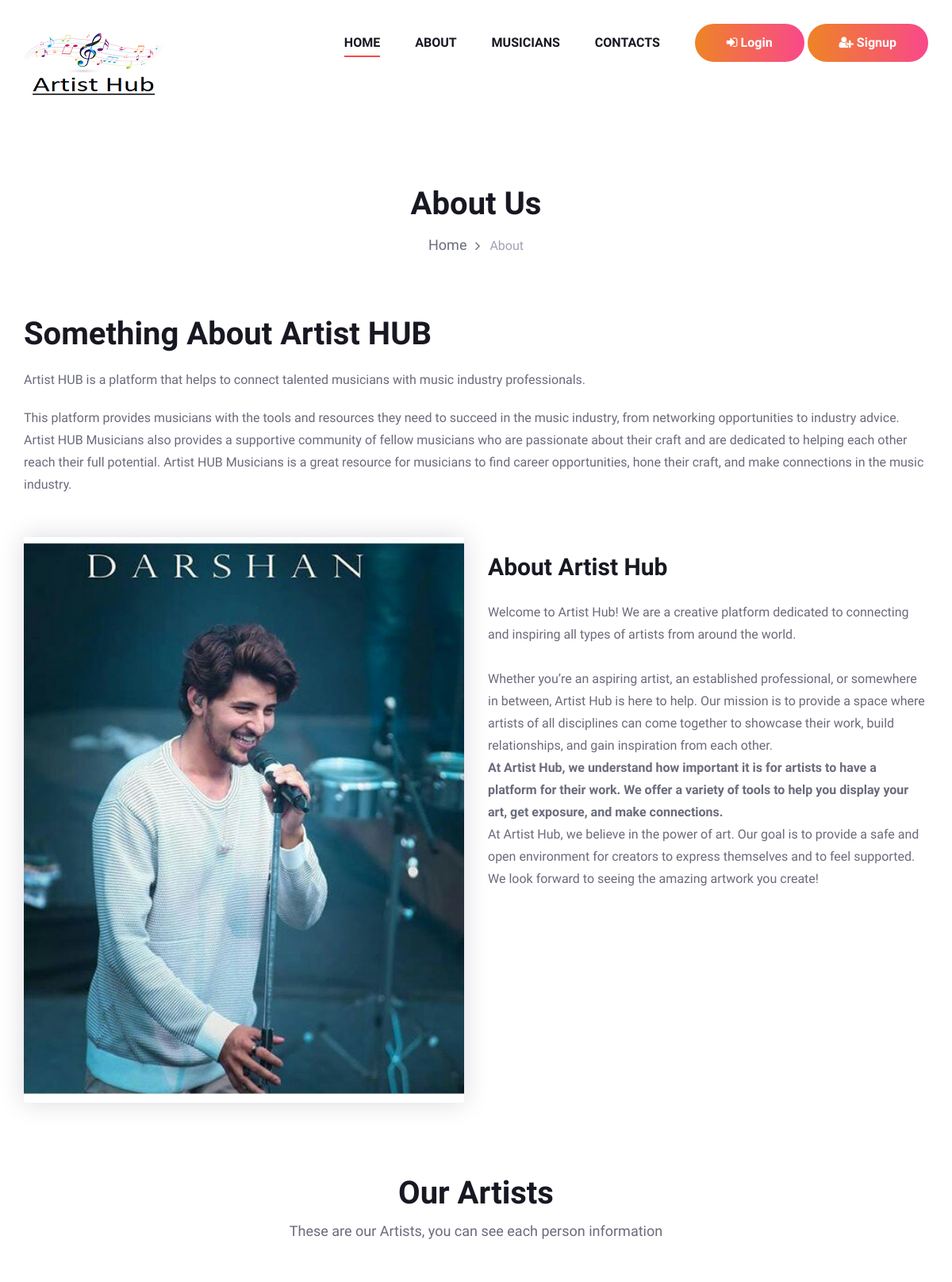
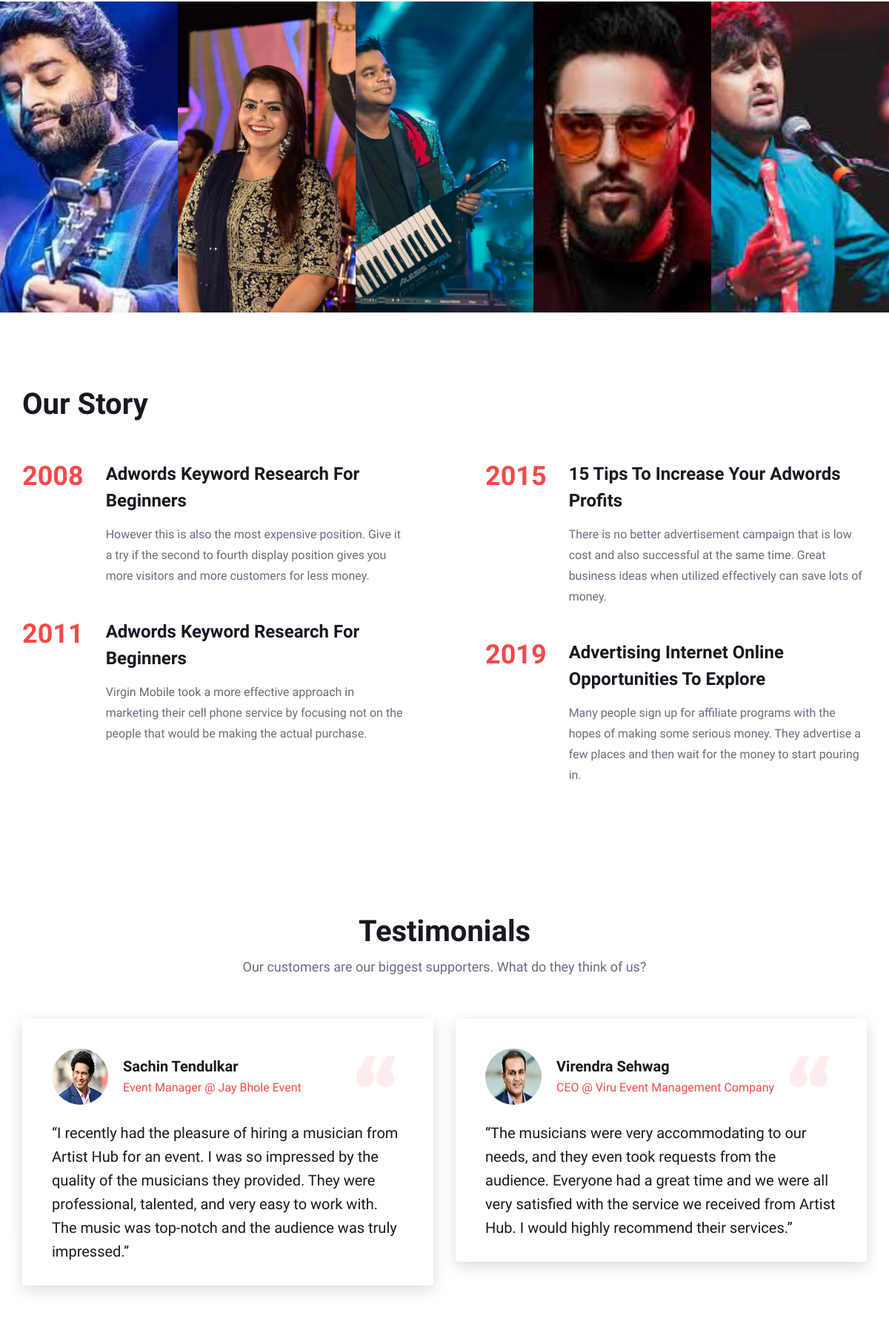
The page /about/ (upper part) on the database its author committed (2 pictures, top to bottom).
### myapp/models.py (models this page shows)
class User(models.Model):
	category=(
		('Artist','Artist'),
		('Customer','Customer'),
		)
	usertype=models.CharField(max_length=100, choices=category)
	fname=models.CharField(max_length=100)
	lname=models.CharField(max_length=100)
	email=models.EmailField()
	mobile=models.BigIntegerField()
	address=models.TextField(max_length=500)
	password=models.CharField(max_length=50)
	profile_pic=models.ImageField(upload_to='profile_pic')
	def __str__(self):
		return self.fname+" "+ self.lname

### myapp/views.py (the view)
# urls.py: path('about/',views.about,name='about'),
def about(request):
	user=User.objects.all()
	artists=[]
	for i in user:
		if i.usertype=="Artist":
			artists.append(i)
	print(artists)
	drop_artists=artists[:3]
	return render(request,'about-us.html',{'artists':artists,'drop_artists':drop_artists})

### myapp/templates/about-us.html (shortened to what this page needs)
{% extends 'header.html' %}
{% load static %}
{% block content %}
<!DOCTYPE html>
<html lang="zxx">
<head>
</head>
<body>
    <section class="breadcrumb-section">
        <div class="container">
            <div class="row">
                <div class="col-lg-12">
                    <div class="breadcrumb-text">
                        <h2>About Us</h2>
                        <div class="bt-option">
                            <a href="/">Home</a>
                            <span>About</span>
                        </div>
                    </div>
                </div>
            </div>
        </div>
    </section>
    <section class="about-section spad">
        <div class="container">
            <div class="row">
                <div class="col-lg-12">
                    <div class="section-title">
                        <h2>Something About Artist HUB</h2>
                        <p class="f-para"> Artist HUB is a platform that helps to connect talented musicians with music industry professionals. </p>
                        <p>This platform provides musicians with the tools and resources they need to succeed in the music industry, from networking opportunities to industry advice. Artist HUB Musicians also provides a supportive community of fellow musicians who are passionate about their craft and are dedicated to helping each other reach their full potential. Artist HUB Musicians is a great resource for musicians to find career opportunities, hone their craft, and make connections in the music industry.</p>
                    </div>
                </div>
            </div>
            <div class="row">
                <div class="col-lg-6">
                    <div class="about-pic">
                        <img src="{% static 'img/darshan.jpg' %}" alt="">
                    </div>
                </div>
                <div class="col-lg-6">
                    <div class="about-text">
                        <h3>About Artist Hub</h3>
                        <p>Welcome to Artist Hub! We are a creative platform dedicated to connecting and inspiring all types of artists from around the world. <br><br>
                            Whether you’re an aspiring artist, an established professional, or somewhere in between, Artist Hub is here to help. Our mission is to provide a space where artists of all disciplines can come together to showcase their work, build relationships, and gain inspiration from each other.<br>
                            <b>At Artist Hub, we understand how important it is for artists to have a platform for their work. We offer a variety of tools to help you display your art, get exposure, and make connections.</b><br>
                            At Artist Hub, we believe in the power of art. Our goal is to provide a safe and open environment for creators to express themselves and to feel supported. We look forward to seeing the amazing artwork you create!</p>
                    </div>
                </div>
            </div>
        </div>
    </section>
    <section class="team-member-section">
        <div class="container">
            <div class="row">
                <div class="col-lg-12">
                    <div class="section-title">
                        <h2>Our Artists </h2>
                        <p>These are our Artists, you can see each person information</p>
                    </div>
                </div>
            </div>
        </div>
        {% for i in artists %}
        <div class="member-item set-bg" data-setbg="{{ i.profile_pic.url }}">
        </div>
        {% endfor %}
    </section>
    <section class="story-section spad">
        <div class="container">
            <div class="row">
                <div class="col-lg-12">
                    <div class="section-title">
                        <h2>Our Story</h2>
                    </div>
                </div>
            </div>
            <div class="row">
                <div class="col-lg-6">
                    <div class="story-left">
                        <div class="story-item">
                            <h2>2008</h2>
                            <div class="si-text">
                                <h4>Adwords Keyword Research For Beginners</h4>
                                <p>However this is also the most expensive position. Give it a try if the second to fourth display position gives you more visitors and more customers for less money.</p>
                            </div>
                        </div>
                        <div class="story-item">
                            <h2>2011</h2>
                            <div class="si-text">
                                <h4>Adwords Keyword Research For Beginners</h4>
                                <p>Virgin Mobile took a more effective approach in marketing their cell phone service by focusing not on the people that would be making the actual purchase.</p>
                            </div>
                        </div>
                    </div>
                </div>
                <div class="col-lg-6">
                    <div class="story-right">
                        <div class="story-item">
                            <h2>2015</h2>
                            <div class="si-text">
                                <h4>15 Tips To Increase Your Adwords Profits</h4>
                                <p>There is no better advertisement campaign that is low cost and also successful at the same time. Great business ideas when utilized effectively can save lots of money.</p>
                            </div>
                        </div>
                        <div class="story-item">
                            <h2>2019</h2>
                            <div class="si-text">
                                <h4>Advertising Internet Online Opportunities To Explore</h4>
                                <p>Many people sign up for affiliate programs with the hopes of making some serious money. They advertise a few places and then wait for the money to start pouring in.</p>
                            </div>
                        </div>
                    </div>
                </div>
            </div>
        </div>
    </section>
    <section class="testimonial-section spad">
        <div class="container">
            <div class="row">
                <div class="col-lg-12">
                    <div class="section-title">
                        <h2>Testimonials</h2>
                        <p>Our customers are our biggest supporters. What do they think of us?</p>
                    </div>
                </div>
            </div>
            <div class="row">
                <div class="col-lg-12">
                    <div class="row">
                        <div class="testimonial-slider owl-carousel">
                            <div class="col-lg-6">
                                <div class="testimonial-item">
                                    <div class="ti-author">
                                        <div class="quote-pic">
                                            <img src="{% static 'img/quote.png' %}" alt="">
                                        </div>
                                        <div class="ta-pic">
                                            <img src="{% static 'img/testimonial/sachin.jpg' %}" alt="">
                                        </div>
                                        <div class="ta-text">
                                            <h5>Sachin Tendulkar</h5>
                                            <span>Event Manager @ Jay Bhole Event</span>
                                        </div>
                                    </div>
                                    <p>“I recently had the pleasure of hiring a musician from Artist Hub for an event. I was so impressed by the quality of the musicians they provided. They were professional, talented, and very easy to work with. The music was top-notch and the audience was truly impressed.”</p>
                                </div>
                            </div>
                            <div class="col-lg-6">
                                <div class="testimonial-item">
                                    <div class="ti-author">
                                        <div class="quote-pic">
                                            <img src="{% static 'img/quote.png' %}" alt="">
                                        </div>
                                        <div class="ta-pic">
                                            <img src="{% static 'img/testimonial/viru.jpg' %}" alt="">
                                        </div>
                                        <div class="ta-text">
                                            <h5>Virendra Sehwag</h5>
                                            <span>CEO @ Viru Event Management Company</span>
                                        </div>
                                    </div>
                                    <p>“The musicians were very accommodating to our needs, and they even took requests from the audience. Everyone had a great time and we were all very satisfied with the service we received from Artist Hub. I would highly recommend their services.”</p>
                                </div>
                            </div>
                        </div>
                    </div>
                </div>
            </div>
        </div>
    </section>
</body>
</html>
{% endblock %}

### myapp/static/css/style.css (style rules this page uses)
html, body { height: 100%; font-family: "Work Sans", sans-serif; -webkit-font-smoothing: antialiased; font-smoothing: antialiased; }
h1, h2, h3, h4, h5, h6 { margin: 0; color: #111111; font-weight: 400; font-family: "Work Sans", sans-serif; }
h2 { font-size: 36px; }
h3 { font-size: 30px; }
h4 { font-size: 24px; }
h5 { font-size: 18px; }
p { font-size: 16px; font-family: "Work Sans", sans-serif; color: #6a6b7c; font-weight: 400; line-height: 28px; margin: 0 0 15px 0; }
img { max-width: 100%; }
.section-title { text-align: center; margin-bottom: 52px; }
.section-title h2 { font-size: 40px; font-weight: 700; color: #171822; margin-bottom: 10px; }
.section-title p { font-size: 18px; color: #6a6b7c; margin-bottom: 0; }
.set-bg { background-repeat: no-repeat; background-size: cover; background-position: top center; }
.spad { padding-top: 100px; padding-bottom: 100px; }
.team-member-section { overflow: hidden; }
.member-item { width: 20%; float: left; height: 420px; position: relative; overflow: hidden; }
.breadcrumb-section { padding: 75px 0 75px; }
.breadcrumb-text { text-align: center; }
.breadcrumb-text h2 { font-size: 40px; color: #171822; font-weight: 600; margin-bottom: 14px; }
.breadcrumb-text .bt-option a { font-size: 18px; color: #6a6b7c; display: inline-block; margin-right: 25px; position: relative; }
.breadcrumb-text .bt-option a:after { position: absolute; right: -17px; top: 2px; content: ""; font-family: "FontAwesome"; }
.breadcrumb-text .bt-option span { display: inline-block; color: #a0a1b5; }
.about-section { padding-top: 0; padding-bottom: 90px; }
.about-section .section-title { text-align: left; }
.about-section .section-title h2 { margin-bottom: 20px; }
.about-section .section-title p { font-size: 16px; }
.about-section .section-title p.f-para { margin-bottom: 20px; }
.about-pic { -webkit-box-shadow: 0px 0px 30px rgba(11, 12, 48, 0.15); box-shadow: 0px 0px 30px rgba(11, 12, 48, 0.15); }
.about-pic img { min-width: 100%; }
.about-text { padding-top: 20px; }
.about-text h3 { color: #171822; font-weight: 600; margin-bottom: 25px; }
.about-text p { margin-bottom: 20px; }
.story-section { padding-bottom: 30px; }
.story-section .section-title { text-align: left; }
.story-section .section-title h2 { margin-bottom: 0; }
.story-left { padding-right: 40px; }
.story-right { padding-left: 40px; }
.story-item { margin-bottom: 28px; }
.story-item h2 { color: #f44949; font-weight: 600; float: left; margin-right: 30px; line-height: 42px; }
.story-item .si-text { overflow: hidden; }
.story-item .si-text h4 { color: #171822; font-weight: 600; line-height: 36px; margin-bottom: 14px; }
.testimonial-section { padding-bottom: 40px; overflow: hidden; }
.testimonial-section .section-title { margin-bottom: 26px; }
.testimonial-slider .col-lg-6 { max-width: 100%; }
.testimonial-item { background: #ffffff; -webkit-box-shadow: 0px 6px 20px rgba(11, 12, 48, 0.15); box-shadow: 0px 6px 20px rgba(11, 12, 48, 0.15); border-radius: 4px; position: relative; padding: 40px 40px 15px 40px; }
.testimonial-item .quote-pic { position: absolute; right: 50px; top: 50px; }
.testimonial-item .ti-author { overflow: hidden; margin-bottom: 22px; }
.testimonial-item .ti-author .ta-pic { float: left; margin-right: 20px; }
.testimonial-item .ti-author .ta-pic img { height: 76px; width: 76px; border-radius: 50%; }
.testimonial-item .ti-author .ta-text { overflow: hidden; padding-top: 12px; }
.testimonial-item .ti-author .ta-text h5 { font-size: 20px; color: #171822; font-weight: 600; margin-bottom: 5px; }
.testimonial-item .ti-author .ta-text span { display: block; color: #f44949; }
.testimonial-item p { font-size: 20px; color: #171822; line-height: 32px; font-weight: 500; }
@media only screen and (min-width: 1200px) { .container { max-width: 1170px; } }

### rows shown on the page
User: shows a picture
User: shows a picture
User: shows a picture
User: shows a picture
User: shows a picture
